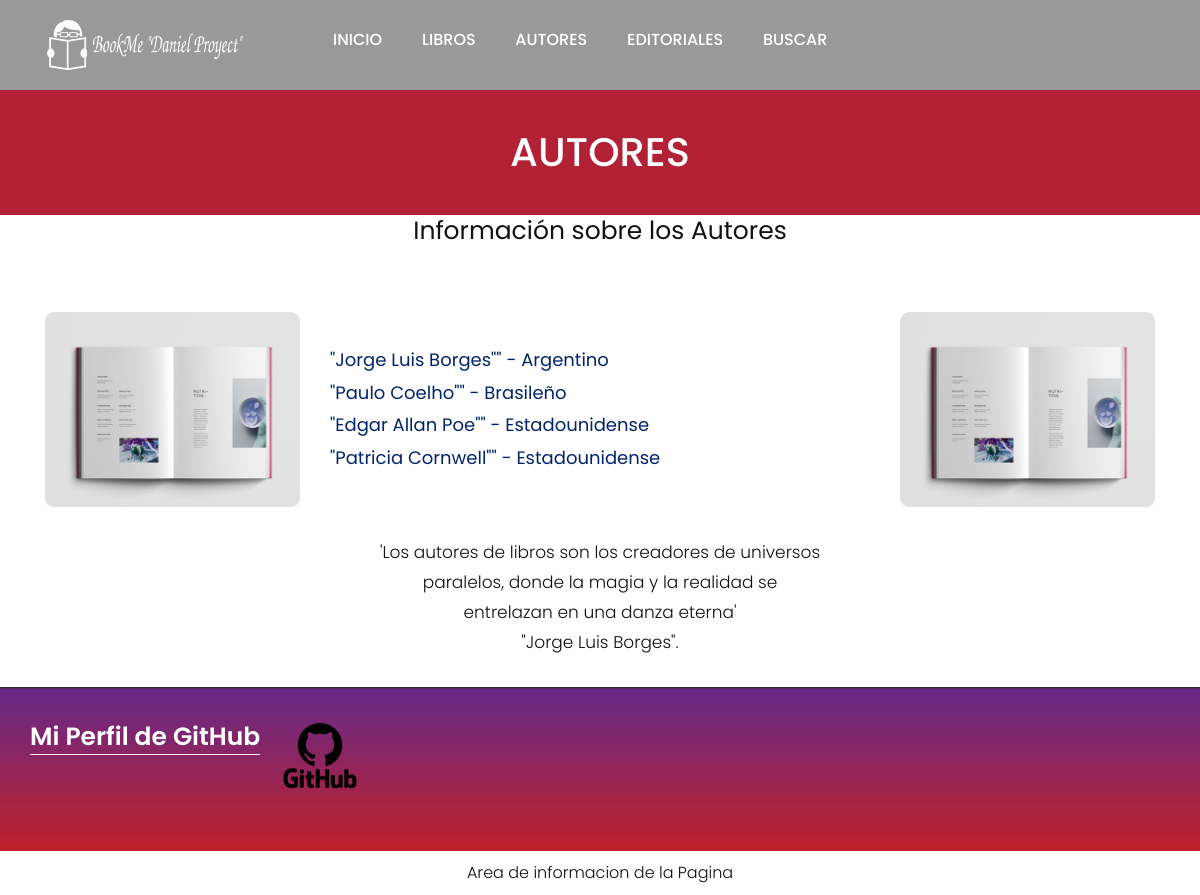
Page /AppBook/autores/ on the committed database.
### AppBook/models.py (models this page shows, shortened)
class Autores(models.Model):
    nombre = models.CharField(max_length=40)
    apellido= models.CharField(max_length=40)
    nacionalidad= models.CharField(max_length=25)

### AppBook/views.py (the view)
# urls.py: path('autores/', autores, name = "Autores"),
def autores(req):
	lista_autores = Autores.objects.all()
	return render(req, "autores.html", {"lista_autores":lista_autores})

### AppBook/templates/autores.html (shortened to what this page needs)
{% extends 'principal.html' %}
{% load static %}
{% block ContenidoQueCambia %}
<div class="about-bg">
   <div class="container">
      <div class="row">
         <div class="col-xl-12 col-lg-12 col-md-12 col-sm-12">
            <div class="abouttitle">
               <h2>Autores</h2>
            </div>
         </div>
      </div>
   </div>
</div>
<div class="Books">
   <div class="container">
      <div class="row">
         <div class="col-md-10 offset-md-1">
            <div class="titlepage">
               <span style="font-size: 25px;">Información sobre los Autores</span>
            </div>
         </div>
      </div>
      <div class="row box">
         <div class="col-xl-3 col-lg-3 col-md-3 col-sm-12">
            <div class="book-box">
               <figure><img src="{% static 'images/book-2.jpg' %}" alt="img"/></figure>
            </div>
         </div>
         <div class="col-xl-6 col-lg-6 col-md-6 col-sm-12">
            <div class="book-box">
               {% block formulario %}
               <ul>
                  {% for autor in lista_autores %}
                     <li style="font-size: 18px; color: #03246b; text-align: left;">"{{autor.nombre}} {{autor.apellido}}"" - {{autor.nacionalidad}}</li>
                  {%endfor%}
               </ul>
               {% endblock formulario %}
            </div>
         </div>
         <div class="col-xl-3 col-lg-3 col-md-3 col-sm-12">
            <div class="book-box">
               <figure><img src="{% static 'images/book-2.jpg' %}" alt="img"/></figure>
            </div>
         </div>
         <div class="col-md-6 offset-md-3">
            <p>'Los autores de libros son los creadores de universos paralelos, donde la magia y la realidad se entrelazan en una danza eterna' <br> "Jorge Luis Borges".</p>
         </div>
      </div>
   </div>
</div>
{% endblock ContenidoQueCambia %}

### AppBook/static/css/style.css (style rules this page uses)
* { box-sizing: border-box !important; }
body { color: #666666; font-size: 14px; font-family: 'poppins', sans-serif; line-height: 1.80857; font-weight: normal; overflow-x: hidden; }
h1, h2, h3, h4, h5, h6 { letter-spacing: 0; font-weight: normal; position: relative; padding: 0 0 10px 0; font-weight: normal; line-height: normal; color: #111111; margin: 0 }
h2 { font-size: 22px }
*, *::after, *::before { -webkit-box-sizing: border-box; -moz-box-sizing: border-box; box-sizing: border-box; }
ul, li, ol { margin: 0px; padding: 0px; list-style: none; }
p { margin: 0px; font-weight: 300; font-size: 15px; line-height: 24px; }
img { max-width: 100%; height: auto; }
.box { display: flex; align-items: center; flex-wrap: wrap; text-align: center; }
.Books { background-color: #fff; }
.Books .titlepage { text-align: center; padding-bottom: 65px; }
.Books .titlepage span { color:#141012; font-size: 17px; line-height: 32px; }
.Books .book-box figure { margin: 0px; }
.Books p { padding: 30px 46px; color: #141012; font-size: 17px; line-height: 30px; text-align: center; }
.about-bg { background-color: #b32137; margin-top: 90px; }
.about-bg .abouttitle h2 { color: #fff; text-transform: uppercase; font-size: 40px; line-height: 45px; padding: 40px 0; font-weight: 500; text-align: center; }

### rows in the picture
Autores: nombre "Jorge Luis", apellido "Borges", nacionalidad "Argentino"
Autores: nombre "Paulo", apellido "Coelho", nacionalidad "Brasileño"
Autores: nombre "Edgar Allan", apellido "Poe", nacionalidad "Estadounidense"
Autores: nombre "Patricia", apellido "Cornwell", nacionalidad "Estadounidense"
